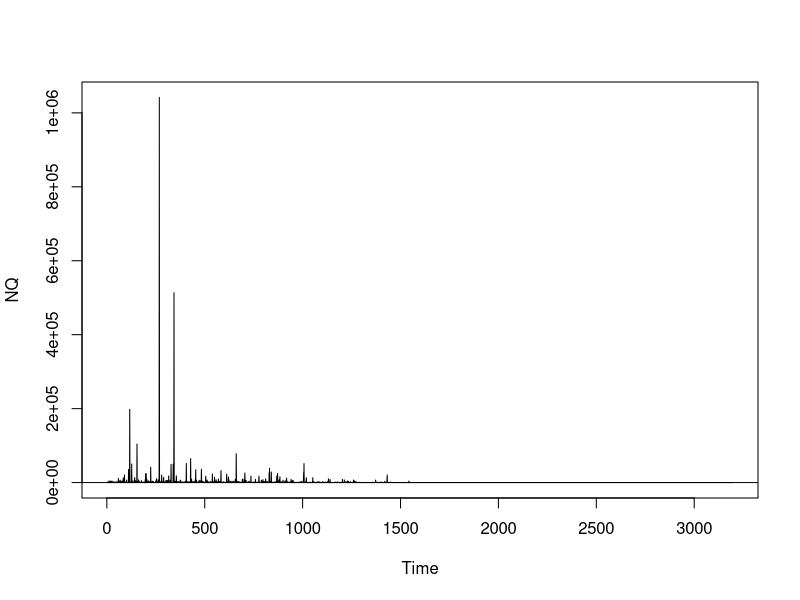
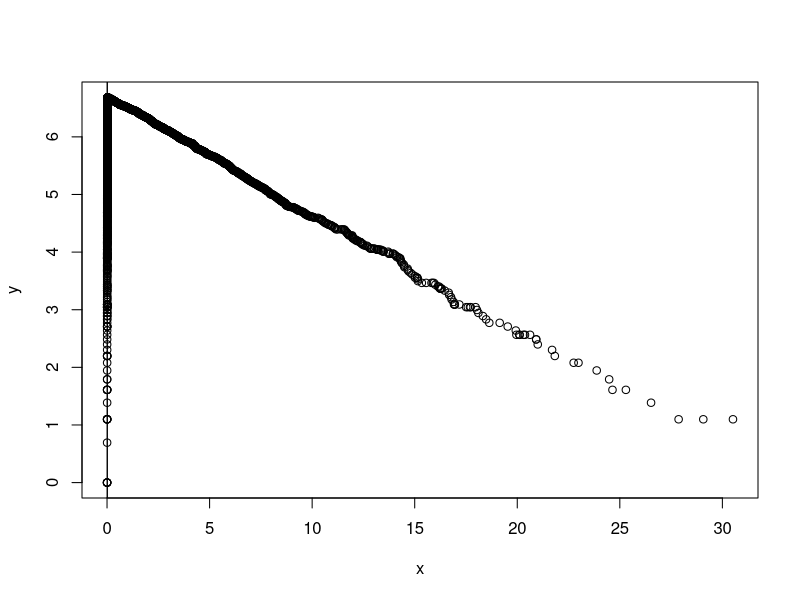
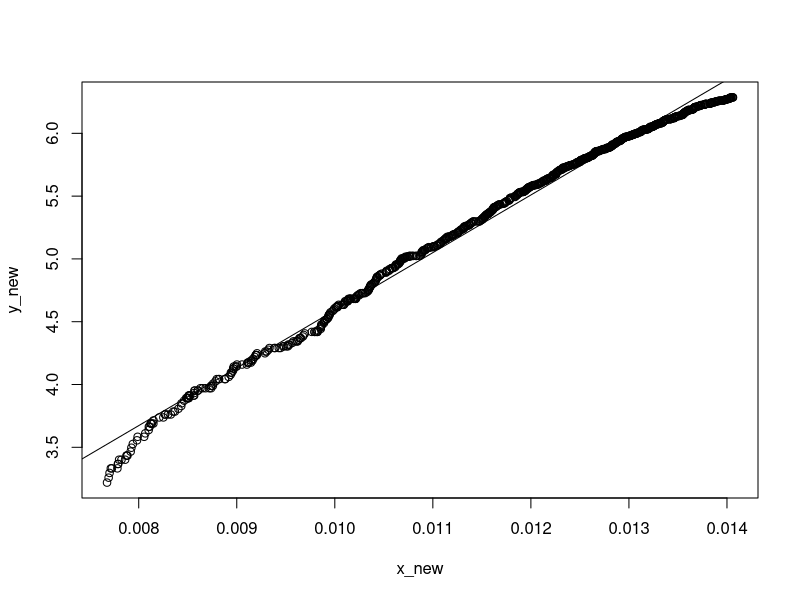

The R script that drew these images, in order:
x_ <- read.csv("x.csv")
y_ <- read.csv("y.csv")
x<-x_$X0
y<-log(y_$X0)
#plot(x,y)
NQ <- diff(y)/diff(x)
plot.ts(NQ)
log.NQ <- log(NQ)
#plot.ts(log.NQ)
low <- lowess(log.NQ) #statsmodels.nonparametric.smoothers_lowess
#plot(low)
cutoff <- 0.9
q <- quantile(low$y, cutoff,na.rm=TRUE)#scipy.stats.mstats.mquatiles
#plot.ts(log.NQ)
abline(h=q)
x.lower <- x[min(which(low$y > q))]
x.upper <- x[max(which(low$y > q))]
plot(x,y)
abline(v=c(x.lower, x.upper))
i=which(x.upper == x)
j=which(x.lower == x)
y_new=y[j:i]
x_new=x[j:i]
plot(x_new,y_new)
fit <- lm(y_new ~ x_new -1)   # y 'as a linear function of' x
abline(fit) 
print(fit)